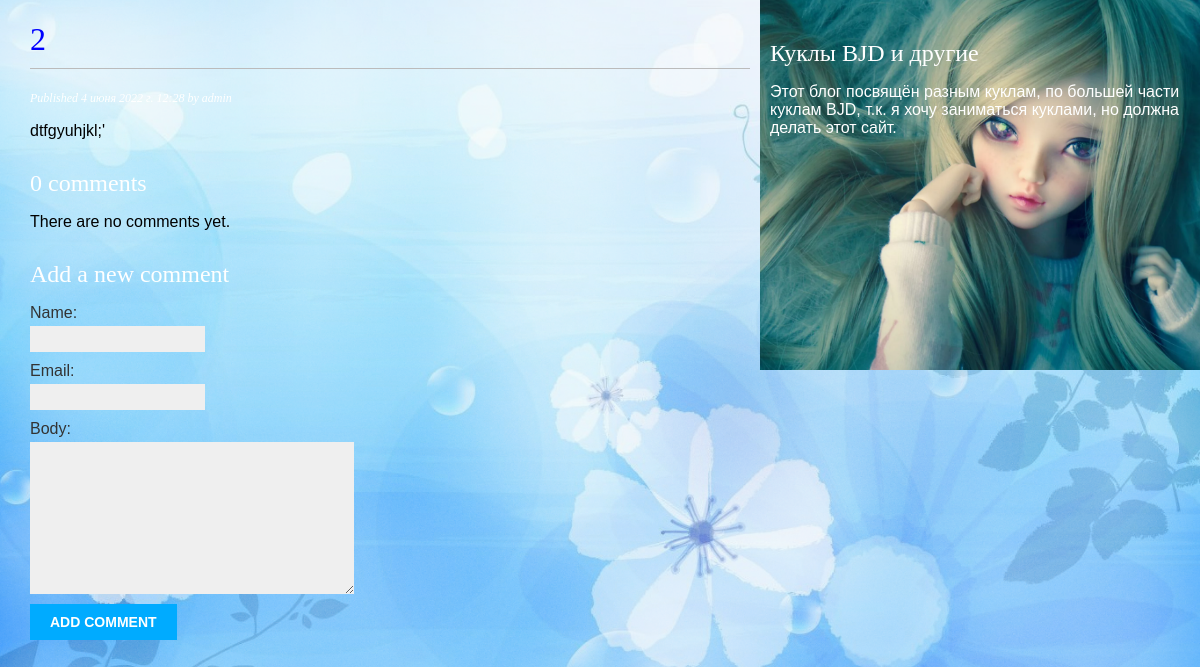
Page /blog/2/ on the earlier database version.
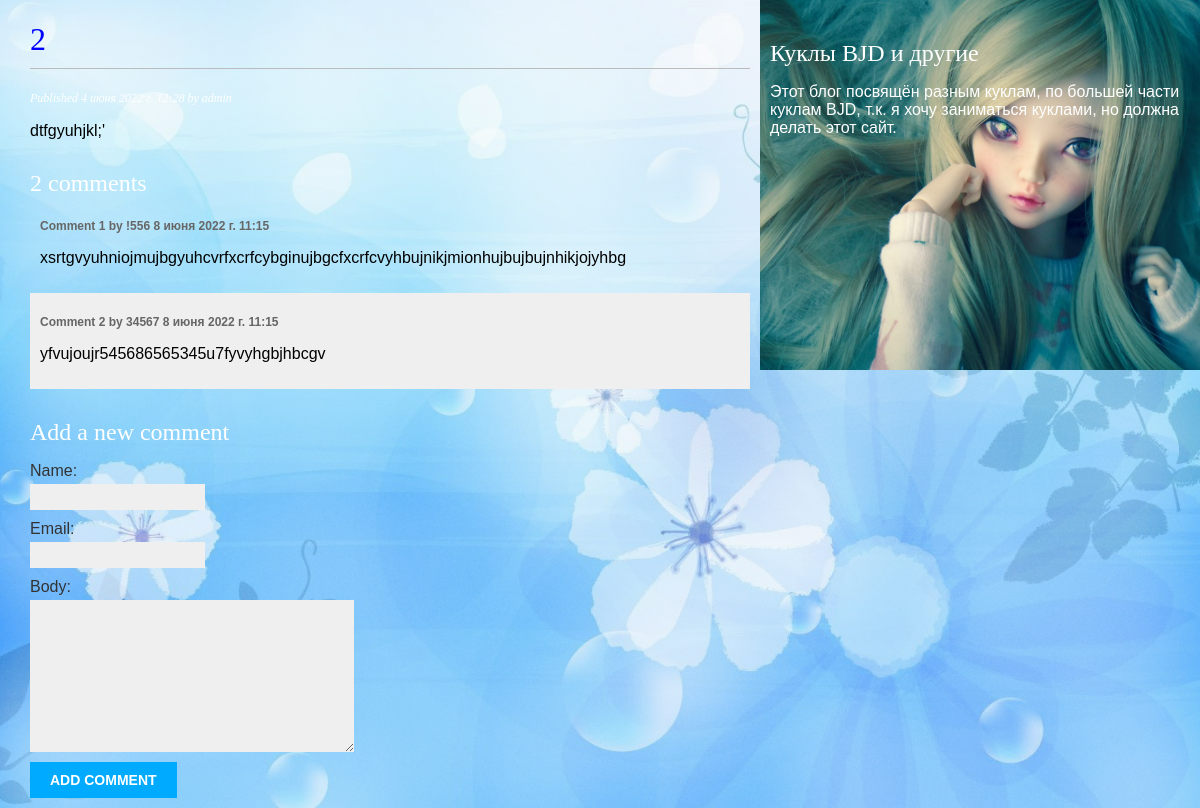
Same page on the later database version.
### blog/models.py (models this page shows, shortened)
class Comment(models.Model):
     post = models.ForeignKey(Post, on_delete=models.CASCADE, related_name='comments')
     name = models.CharField(max_length=80)
     email = models.EmailField()
     body = models.TextField()
     created = models.DateTimeField(auto_now_add=True)
     updated = models.DateTimeField(auto_now=True)
     active = models.BooleanField(default=True)
     class Meta:
         ordering = ['created']
         indexes = [
         models.Index(fields=['created']),
         ]

### blog/views.py (the view)
# urls.py: path('<int:id>/', views.post_detail, name='post_detail'),
def post_detail(request, id):
     post = get_object_or_404(Post, id=id, status=Post.Status.PUBLISHED)
     comments = post.comments.filter(active=True)
     form = CommentForm()
     return render(request, 'blog/post/detail.html', {'post': post, 'comments': comments,
    'form': form})

### blog/forms.py
class CommentForm(forms.ModelForm):
     class Meta:
         model = Comment
         fields = ['name', 'email', 'body']

### blog/templates/blog/post/detail.html (shortened to what this page needs)
{% extends "blog/base.html" %}
{% block content %}
	  <h1>{{ post.title }}</h1>
	  <p class="date">
		Published {{ post.publish }} by {{ post.author }}
	  </p>
	  {{ post.body|linebreaks }}
	  {% with comments.count as total_comments %}
			<h2>{{ total_comments }} comment{{ total_comments|pluralize }}</h2>
	  {% endwith %}
	{% for comment in comments %}
		 <div class="comment">
			 <p class="info">
				 Comment {{ forloop.counter }} by {{ comment.name }}
				 {{ comment.created }}
			 </p>
			 {{ comment.body|linebreaks }}
		 </div>
	{% empty %}
		<p>There are no comments yet.</p>
	{% endfor %}
	<h2>Add a new comment</h2>
		 <form action="{% url "blog:post_comment" post.id %}" method="post">
			 {{ form.as_p }}
			 <p><input type="submit" value="Add comment"></p>
		 </form>
{% endblock %}

Differences in the rows shown:
added Comment: name "!556", created "8 июня 2022 г. 11:15", body "xsrtgvyuhniojmujbgyuhcvrfxcrfcybginujbgcfxcrfcvyhbujnikjmionhujbujbujnhikjojyhbg"
added Comment: name "34567", created "8 июня 2022 г. 11:15", body "yfvujoujr545686565345u7fyvyhgbjhbcgv"
Other differences:
{{ total_comments }}: "0" → "2"
text no longer shown: "There are no comments yet."
